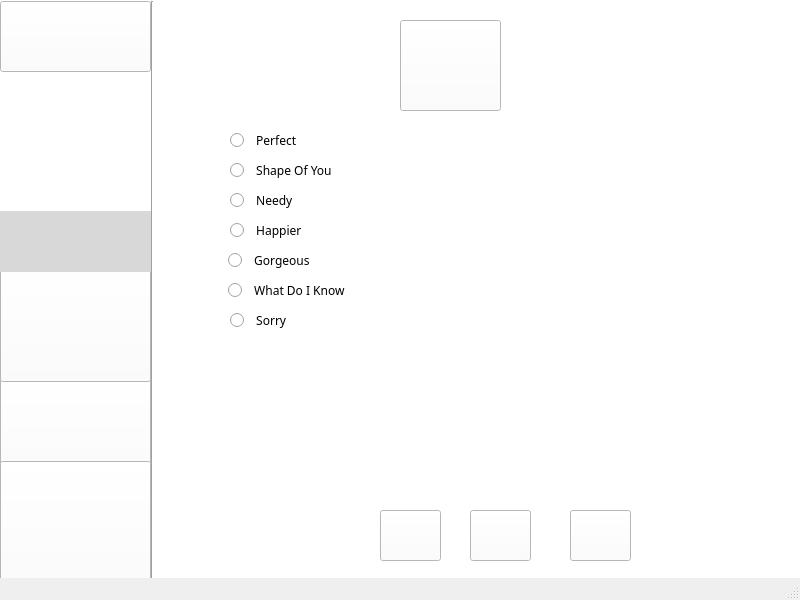
<?xml version="1.0" encoding="UTF-8"?>
<ui version="4.0">
 <class>MainWindow</class>
 <widget class="QMainWindow" name="MainWindow">
  <property name="geometry">
   <rect>
    <x>0</x>
    <y>0</y>
    <width>800</width>
    <height>600</height>
   </rect>
  </property>
  <property name="windowTitle">
   <string>MainWindow</string>
  </property>
  <widget class="QWidget" name="centralwidget">
   <widget class="QLabel" name="label">
    <property name="geometry">
     <rect>
      <x>0</x>
      <y>211</y>
      <width>151</width>
      <height>61</height>
     </rect>
    </property>
    <property name="font">
     <font>
      <family>Arial Rounded MT Bold</family>
      <pointsize>12</pointsize>
     </font>
    </property>
    <property name="styleSheet">
     <string notr="true">background-color: rgb(216, 216, 216);</string>
    </property>
    <property name="pixmap">
     <pixmap>../../WhatsApp Image 2020-05-10 at 8.41.24 PM (1).jpeg</pixmap>
    </property>
    <property name="scaledContents">
     <bool>true</bool>
    </property>
    <property name="wordWrap">
     <bool>true</bool>
    </property>
    <property name="openExternalLinks">
     <bool>true</bool>
    </property>
   </widget>
   <widget class="QLabel" name="label_3">
    <property name="geometry">
     <rect>
      <x>0</x>
      <y>-9</y>
      <width>801</width>
      <height>601</height>
     </rect>
    </property>
    <property name="styleSheet">
     <string notr="true">background-color: rgb(255, 255, 255);</string>
    </property>
    <property name="text">
     <string/>
    </property>
    <property name="pixmap">
     <pixmap>../../bg.jpeg</pixmap>
    </property>
    <property name="scaledContents">
     <bool>true</bool>
    </property>
   </widget>
   <widget class="QLabel" name="label_5">
    <property name="geometry">
     <rect>
      <x>0</x>
      <y>0</y>
      <width>151</width>
      <height>581</height>
     </rect>
    </property>
    <property name="styleSheet">
     <string notr="true">background-color: rgb(255, 255, 255);</string>
    </property>
    <property name="text">
     <string/>
    </property>
   </widget>
   <widget class="QPushButton" name="pushButton_5">
    <property name="geometry">
     <rect>
      <x>0</x>
      <y>371</y>
      <width>151</width>
      <height>111</height>
     </rect>
    </property>
    <property name="font">
     <font>
      <family>Arial Rounded MT Bold</family>
      <pointsize>11</pointsize>
     </font>
    </property>
    <property name="styleSheet">
     <string notr="true">background-color: rgb(255, 255, 255);</string>
    </property>
    <property name="text">
     <string/>
    </property>
    <property name="icon">
     <iconset>
      <normaloff>../../WhatsApp Image 2020-05-10 at 8.41.26 PM.jpeg</normaloff>../../WhatsApp Image 2020-05-10 at 8.41.26 PM.jpeg</iconset>
    </property>
    <property name="iconSize">
     <size>
      <width>200</width>
      <height>106</height>
     </size>
    </property>
   </widget>
   <widget class="QPushButton" name="pushButton_2">
    <property name="geometry">
     <rect>
      <x>0</x>
      <y>71</y>
      <width>151</width>
      <height>71</height>
     </rect>
    </property>
    <property name="mouseTracking">
     <bool>false</bool>
    </property>
    <property name="styleSheet">
     <string notr="true">background-color: rgb(85, 170, 255);</string>
    </property>
    <property name="text">
     <string/>
    </property>
    <property name="icon">
     <iconset>
      <normaloff>../../WhatsApp Image 2020-05-10 at 8.41.22 PM.jpeg</normaloff>../../WhatsApp Image 2020-05-10 at 8.41.22 PM.jpeg</iconset>
    </property>
    <property name="iconSize">
     <size>
      <width>150</width>
      <height>78</height>
     </size>
    </property>
    <property name="checkable">
     <bool>false</bool>
    </property>
    <property name="autoDefault">
     <bool>true</bool>
    </property>
    <property name="default">
     <bool>true</bool>
    </property>
    <property name="flat">
     <bool>true</bool>
    </property>
   </widget>
   <widget class="Line" name="line">
    <property name="geometry">
     <rect>
      <x>132</x>
      <y>1</y>
      <width>41</width>
      <height>591</height>
     </rect>
    </property>
    <property name="orientation">
     <enum>Qt::Vertical</enum>
    </property>
   </widget>
   <widget class="QPushButton" name="pushButton_6">
    <property name="geometry">
     <rect>
      <x>0</x>
      <y>461</y>
      <width>151</width>
      <height>131</height>
     </rect>
    </property>
    <property name="font">
     <font>
      <family>Arial Rounded MT Bold</family>
      <pointsize>11</pointsize>
     </font>
    </property>
    <property name="styleSheet">
     <string notr="true">background-color: rgb(255, 255, 255);</string>
    </property>
    <property name="text">
     <string/>
    </property>
    <property name="icon">
     <iconset>
      <normaloff>../../cy.jpeg</normaloff>../../cy.jpeg</iconset>
    </property>
    <property name="iconSize">
     <size>
      <width>220</width>
      <height>113</height>
     </size>
    </property>
   </widget>
   <widget class="QPushButton" name="pushButton_8">
    <property name="geometry">
     <rect>
      <x>0</x>
      <y>141</y>
      <width>151</width>
      <height>71</height>
     </rect>
    </property>
    <property name="font">
     <font>
      <pointsize>11</pointsize>
     </font>
    </property>
    <property name="text">
     <string/>
    </property>
    <property name="icon">
     <iconset>
      <normaloff>../../settings.jpeg</normaloff>../../settings.jpeg</iconset>
    </property>
    <property name="iconSize">
     <size>
      <width>150</width>
      <height>78</height>
     </size>
    </property>
    <property name="autoDefault">
     <bool>true</bool>
    </property>
    <property name="default">
     <bool>true</bool>
    </property>
    <property name="flat">
     <bool>true</bool>
    </property>
   </widget>
   <widget class="QPushButton" name="pushButton">
    <property name="geometry">
     <rect>
      <x>0</x>
      <y>1</y>
      <width>151</width>
      <height>71</height>
     </rect>
    </property>
    <property name="styleSheet">
     <string notr="true">background-color: rgb(255, 255, 255);</string>
    </property>
    <property name="text">
     <string/>
    </property>
    <property name="icon">
     <iconset>
      <normaloff>../../h.jpeg</normaloff>../../h.jpeg</iconset>
    </property>
    <property name="iconSize">
     <size>
      <width>150</width>
      <height>78</height>
     </size>
    </property>
    <property name="autoDefault">
     <bool>true</bool>
    </property>
    <property name="default">
     <bool>false</bool>
    </property>
   </widget>
   <widget class="QPushButton" name="pushButton_3">
    <property name="geometry">
     <rect>
      <x>0</x>
      <y>261</y>
      <width>151</width>
      <height>121</height>
     </rect>
    </property>
    <property name="font">
     <font>
      <family>Arial Rounded MT Bold</family>
      <pointsize>10</pointsize>
     </font>
    </property>
    <property name="styleSheet">
     <string notr="true">background-color: rgb(255, 255, 255);</string>
    </property>
    <property name="text">
     <string/>
    </property>
    <property name="icon">
     <iconset>
      <normaloff>../../WhatsApp Image 2020-05-10 at 8.41.23 PM (1).jpeg</normaloff>../../WhatsApp Image 2020-05-10 at 8.41.23 PM (1).jpeg</iconset>
    </property>
    <property name="iconSize">
     <size>
      <width>215</width>
      <height>106</height>
     </size>
    </property>
   </widget>
   <widget class="QRadioButton" name="radioButton">
    <property name="geometry">
     <rect>
      <x>230</x>
      <y>220</y>
      <width>361</width>
      <height>21</height>
     </rect>
    </property>
    <property name="font">
     <font>
      <family>Arial Rounded MT Bold</family>
      <pointsize>9</pointsize>
     </font>
    </property>
    <property name="text">
     <string>  Happier</string>
    </property>
   </widget>
   <widget class="QRadioButton" name="radioButton_10">
    <property name="geometry">
     <rect>
      <x>230</x>
      <y>190</y>
      <width>361</width>
      <height>21</height>
     </rect>
    </property>
    <property name="font">
     <font>
      <family>Arial Rounded MT Bold</family>
      <pointsize>9</pointsize>
     </font>
    </property>
    <property name="text">
     <string>  Needy</string>
    </property>
   </widget>
   <widget class="QRadioButton" name="radioButton_6">
    <property name="geometry">
     <rect>
      <x>228</x>
      <y>250</y>
      <width>361</width>
      <height>21</height>
     </rect>
    </property>
    <property name="font">
     <font>
      <family>Arial Rounded MT Bold</family>
      <pointsize>9</pointsize>
     </font>
    </property>
    <property name="text">
     <string>  Gorgeous</string>
    </property>
   </widget>
   <widget class="QPushButton" name="pushButton_14">
    <property name="geometry">
     <rect>
      <x>400</x>
      <y>20</y>
      <width>101</width>
      <height>91</height>
     </rect>
    </property>
    <property name="font">
     <font>
      <family>Arial Rounded MT Bold</family>
      <pointsize>16</pointsize>
     </font>
    </property>
    <property name="styleSheet">
     <string notr="true">background-color: rgb(255, 255, 255);</string>
    </property>
    <property name="text">
     <string/>
    </property>
    <property name="icon">
     <iconset>
      <normaloff>../../rom.jpeg</normaloff>../../rom.jpeg</iconset>
    </property>
    <property name="iconSize">
     <size>
      <width>100</width>
      <height>100</height>
     </size>
    </property>
   </widget>
   <widget class="QPushButton" name="pushButton_4">
    <property name="geometry">
     <rect>
      <x>380</x>
      <y>510</y>
      <width>61</width>
      <height>51</height>
     </rect>
    </property>
    <property name="styleSheet">
     <string notr="true">background-color: rgb(255, 255, 255);</string>
    </property>
    <property name="text">
     <string/>
    </property>
    <property name="icon">
     <iconset>
      <normaloff>../../play.jpeg</normaloff>../../play.jpeg</iconset>
    </property>
    <property name="iconSize">
     <size>
      <width>50</width>
      <height>50</height>
     </size>
    </property>
   </widget>
   <widget class="QRadioButton" name="radioButton_7">
    <property name="geometry">
     <rect>
      <x>228</x>
      <y>280</y>
      <width>361</width>
      <height>21</height>
     </rect>
    </property>
    <property name="font">
     <font>
      <family>Arial Rounded MT Bold</family>
      <pointsize>9</pointsize>
     </font>
    </property>
    <property name="text">
     <string>  What Do I Know</string>
    </property>
   </widget>
   <widget class="QPushButton" name="pushButton_9">
    <property name="geometry">
     <rect>
      <x>570</x>
      <y>510</y>
      <width>61</width>
      <height>51</height>
     </rect>
    </property>
    <property name="styleSheet">
     <string notr="true">background-color: rgb(255, 255, 255);</string>
    </property>
    <property name="text">
     <string/>
    </property>
    <property name="icon">
     <iconset>
      <normaloff>../../WhatsApp Image 2020-05-10 at 8.41.23 PM.jpeg</normaloff>../../WhatsApp Image 2020-05-10 at 8.41.23 PM.jpeg</iconset>
    </property>
    <property name="iconSize">
     <size>
      <width>50</width>
      <height>60</height>
     </size>
    </property>
   </widget>
   <widget class="QLabel" name="label_2">
    <property name="geometry">
     <rect>
      <x>180</x>
      <y>120</y>
      <width>591</width>
      <height>371</height>
     </rect>
    </property>
    <property name="styleSheet">
     <string notr="true">background-color: rgb(43, 86, 129);
background-color: rgb(255, 255, 255);</string>
    </property>
    <property name="text">
     <string/>
    </property>
   </widget>
   <widget class="QPushButton" name="pushButton_7">
    <property name="geometry">
     <rect>
      <x>470</x>
      <y>510</y>
      <width>61</width>
      <height>51</height>
     </rect>
    </property>
    <property name="styleSheet">
     <string notr="true">background-color: rgb(255, 255, 255);</string>
    </property>
    <property name="text">
     <string/>
    </property>
    <property name="icon">
     <iconset>
      <normaloff>../../pause.jpeg</normaloff>../../pause.jpeg</iconset>
    </property>
    <property name="iconSize">
     <size>
      <width>50</width>
      <height>60</height>
     </size>
    </property>
   </widget>
   <widget class="QRadioButton" name="radioButton_11">
    <property name="geometry">
     <rect>
      <x>230</x>
      <y>160</y>
      <width>361</width>
      <height>21</height>
     </rect>
    </property>
    <property name="font">
     <font>
      <family>Arial Rounded MT Bold</family>
      <pointsize>9</pointsize>
     </font>
    </property>
    <property name="text">
     <string>  Shape Of You</string>
    </property>
   </widget>
   <widget class="QRadioButton" name="radioButton_8">
    <property name="geometry">
     <rect>
      <x>230</x>
      <y>310</y>
      <width>361</width>
      <height>21</height>
     </rect>
    </property>
    <property name="font">
     <font>
      <family>Arial Rounded MT Bold</family>
      <pointsize>9</pointsize>
     </font>
    </property>
    <property name="text">
     <string>  Sorry</string>
    </property>
   </widget>
   <widget class="QRadioButton" name="radioButton_12">
    <property name="geometry">
     <rect>
      <x>230</x>
      <y>130</y>
      <width>361</width>
      <height>21</height>
     </rect>
    </property>
    <property name="font">
     <font>
      <family>Arial Rounded MT Bold</family>
      <pointsize>9</pointsize>
     </font>
    </property>
    <property name="text">
     <string>  Perfect</string>
    </property>
   </widget>
   <zorder>label_3</zorder>
   <zorder>label_5</zorder>
   <zorder>label_2</zorder>
   <zorder>pushButton_5</zorder>
   <zorder>pushButton_2</zorder>
   <zorder>line</zorder>
   <zorder>pushButton_6</zorder>
   <zorder>pushButton_8</zorder>
   <zorder>pushButton</zorder>
   <zorder>pushButton_3</zorder>
   <zorder>radioButton</zorder>
   <zorder>radioButton_10</zorder>
   <zorder>radioButton_6</zorder>
   <zorder>pushButton_14</zorder>
   <zorder>pushButton_4</zorder>
   <zorder>radioButton_7</zorder>
   <zorder>pushButton_9</zorder>
   <zorder>pushButton_7</zorder>
   <zorder>radioButton_11</zorder>
   <zorder>radioButton_8</zorder>
   <zorder>radioButton_12</zorder>
   <zorder>label</zorder>
  </widget>
  <widget class="QMenuBar" name="menubar">
   <property name="geometry">
    <rect>
     <x>0</x>
     <y>0</y>
     <width>800</width>
     <height>26</height>
    </rect>
   </property>
  </widget>
  <widget class="QStatusBar" name="statusbar"/>
 </widget>
 <resources/>
 <connections/>
</ui>
